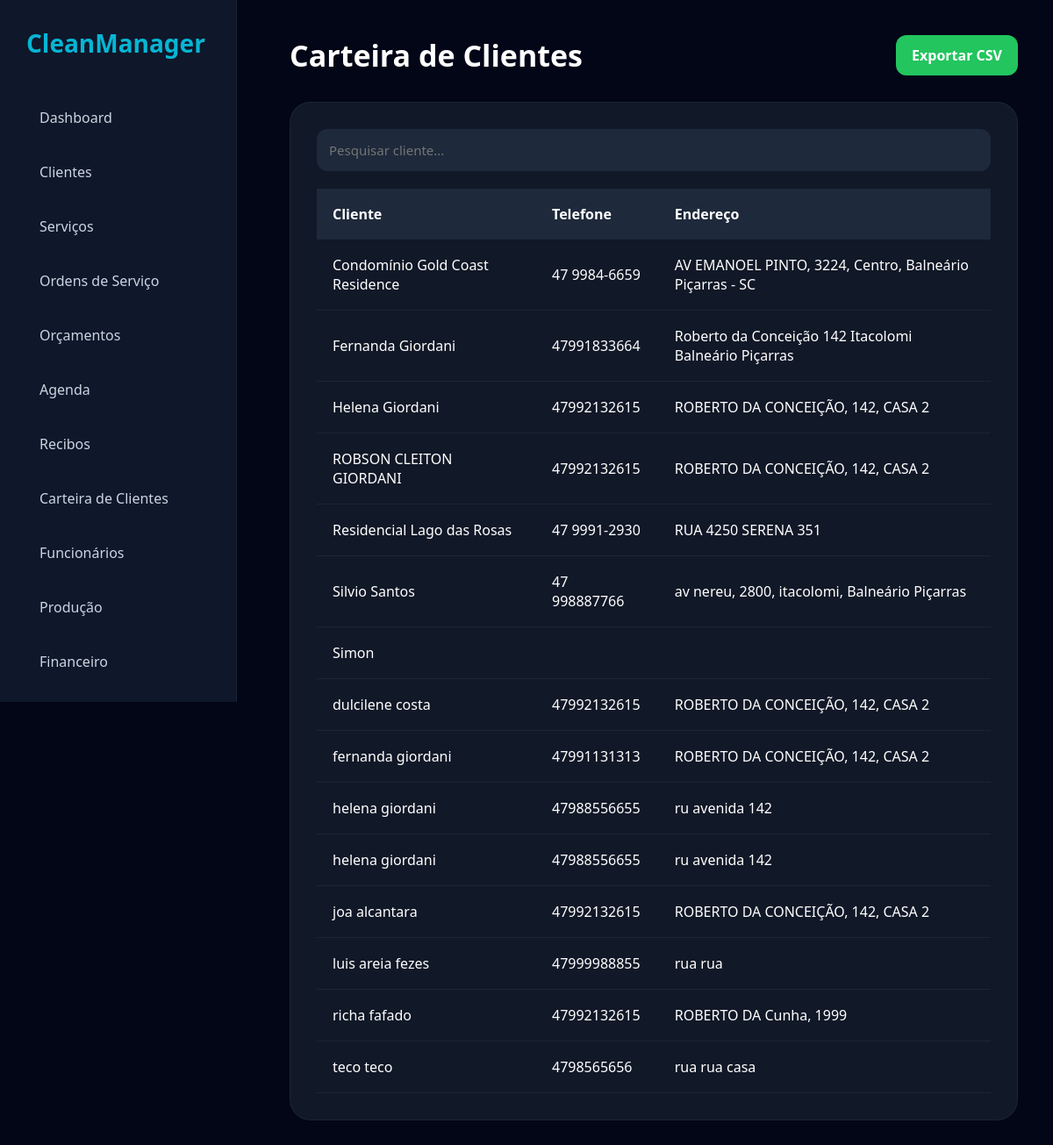
/admin/carteira-clientes.php (signed in), run on an earlier commit of the app's database.
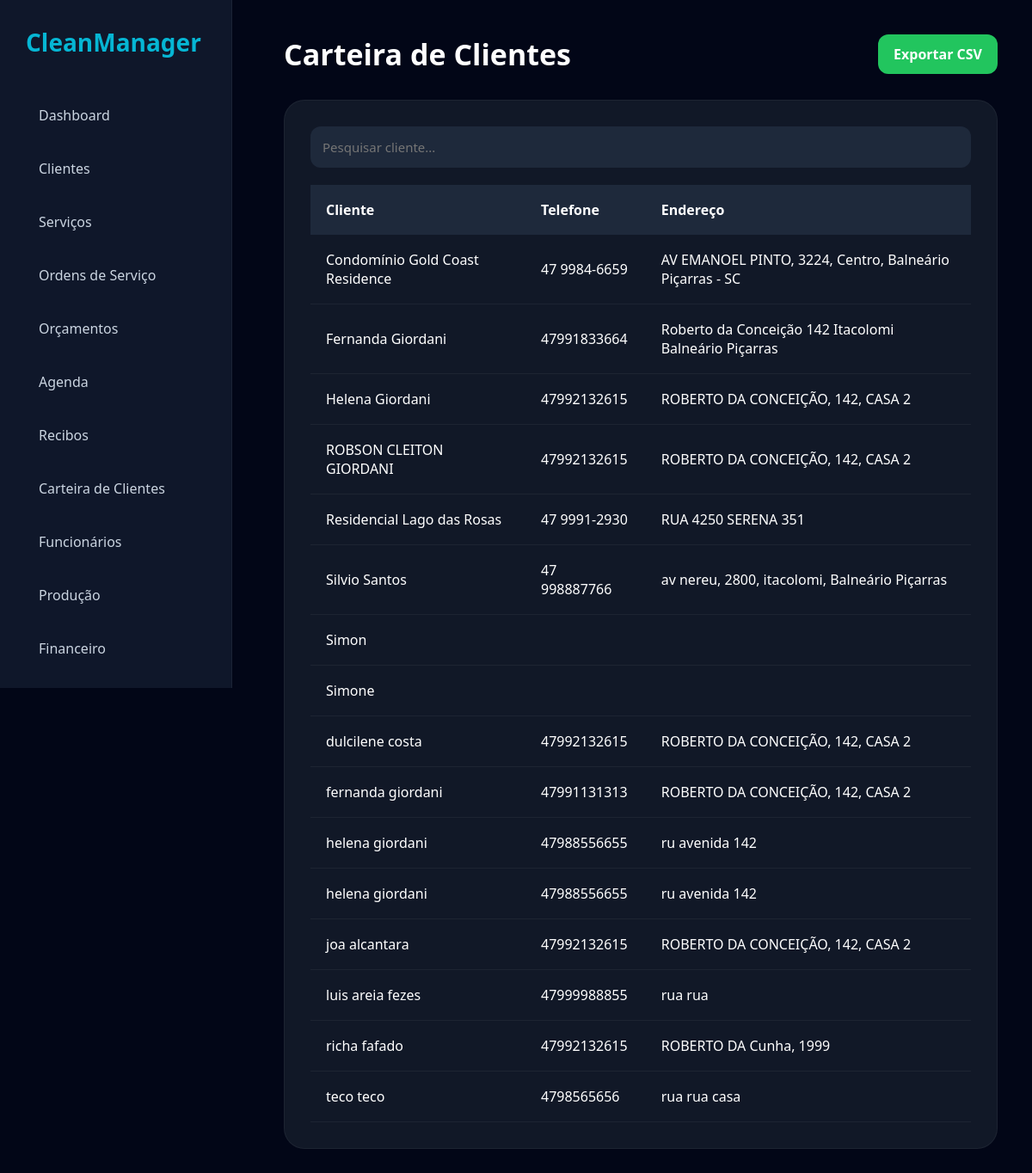
And on a later commit of the database.
### tables this page shows
CREATE TABLE clientes (

    id INTEGER PRIMARY KEY AUTOINCREMENT,

    nome TEXT,
    telefone TEXT,
    endereco TEXT,
    observacoes TEXT

, cpf_cnpj TEXT, cidade TEXT, tipo_servico TEXT, origem TEXT);

### admin/carteira-clientes.php (the view, shortened to what this page needs)
<?php
$db = new SQLite3(
__DIR__ . '/../database/cleanmanager.db'
);
$result = $db->query(
"SELECT * FROM clientes ORDER BY nome ASC"
);
?>
<!DOCTYPE html>
<html lang="pt-br">
<head>
<link rel="stylesheet"
href="../assets/css/dashboard.css">
</head>
<body>
<?php include '../includes/sidebar.php'; ?>
<div class="content">
<div class="topbar">
<h1>Carteira de Clientes</h1>
<a
href="exportar-clientes.php"
class="export-btn">
Exportar CSV
</a>
</div>
<div class="card">
<input
type="text"
id="searchInput"
placeholder="Pesquisar cliente..."
class="search-input">
<div class="table-container">
<table id="clientesTable">
<tr>
<th>Cliente</th>
<th>Telefone</th>
<th>Endereço</th>
</tr>
<?php while($cliente = $result->fetchArray()) { ?>
<tr>
<td>
<?= $cliente['nome']; ?>
</td>
<td>
<?= $cliente['telefone']; ?>
</td>
<td>
<?= $cliente['endereco']; ?>
</td>
</tr>
<?php } ?>
</table>
</div>
</div>
</div>
</body>
</html>

What changed in the data, as far as the page shows it:
added clientes: nome "Simone"
